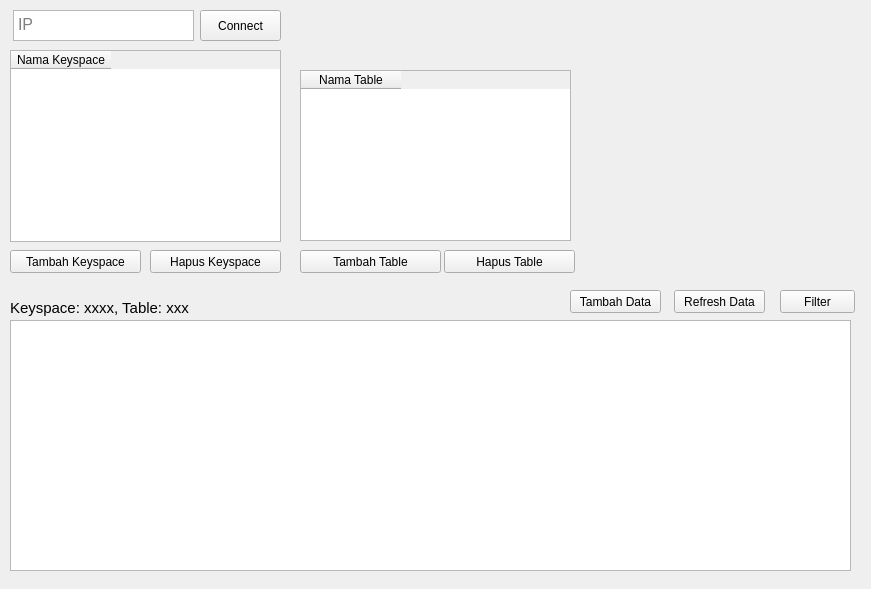
<?xml version="1.0" encoding="UTF-8"?>
<ui version="4.0">
 <class>Form</class>
 <widget class="QWidget" name="Form">
  <property name="geometry">
   <rect>
    <x>0</x>
    <y>0</y>
    <width>871</width>
    <height>589</height>
   </rect>
  </property>
  <property name="windowTitle">
   <string>Form</string>
  </property>
  <widget class="QPushButton" name="connect_button">
   <property name="geometry">
    <rect>
     <x>200</x>
     <y>10</y>
     <width>81</width>
     <height>31</height>
    </rect>
   </property>
   <property name="cursor">
    <cursorShape>PointingHandCursor</cursorShape>
   </property>
   <property name="text">
    <string>Connect</string>
   </property>
  </widget>
  <widget class="QLabel" name="connect_result">
   <property name="geometry">
    <rect>
     <x>300</x>
     <y>10</y>
     <width>241</width>
     <height>31</height>
    </rect>
   </property>
   <property name="font">
    <font>
     <pointsize>11</pointsize>
    </font>
   </property>
   <property name="text">
    <string/>
   </property>
  </widget>
  <widget class="QPlainTextEdit" name="public_ip">
   <property name="geometry">
    <rect>
     <x>13</x>
     <y>10</y>
     <width>181</width>
     <height>31</height>
    </rect>
   </property>
   <property name="font">
    <font>
     <pointsize>12</pointsize>
    </font>
   </property>
   <property name="placeholderText">
    <string>IP</string>
   </property>
  </widget>
  <widget class="QTableWidget" name="table_keyspace">
   <property name="geometry">
    <rect>
     <x>10</x>
     <y>50</y>
     <width>271</width>
     <height>192</height>
    </rect>
   </property>
   <property name="sortingEnabled">
    <bool>false</bool>
   </property>
   <attribute name="horizontalHeaderCascadingSectionResizes">
    <bool>false</bool>
   </attribute>
   <attribute name="verticalHeaderCascadingSectionResizes">
    <bool>false</bool>
   </attribute>
   <column>
    <property name="text">
     <string>Nama Keyspace</string>
    </property>
   </column>
  </widget>
  <widget class="QTableWidget" name="table_table">
   <property name="geometry">
    <rect>
     <x>300</x>
     <y>70</y>
     <width>271</width>
     <height>171</height>
    </rect>
   </property>
   <property name="sizePolicy">
    <sizepolicy hsizetype="Expanding" vsizetype="Expanding">
     <horstretch>0</horstretch>
     <verstretch>0</verstretch>
    </sizepolicy>
   </property>
   <column>
    <property name="text">
     <string>Nama Table</string>
    </property>
   </column>
  </widget>
  <widget class="QLabel" name="keyspace_table_name">
   <property name="geometry">
    <rect>
     <x>300</x>
     <y>50</y>
     <width>271</width>
     <height>16</height>
    </rect>
   </property>
   <property name="font">
    <font>
     <pointsize>11</pointsize>
    </font>
   </property>
   <property name="text">
    <string/>
   </property>
  </widget>
  <widget class="QPushButton" name="tambah_keyspace_button">
   <property name="geometry">
    <rect>
     <x>10</x>
     <y>250</y>
     <width>131</width>
     <height>23</height>
    </rect>
   </property>
   <property name="text">
    <string>Tambah Keyspace</string>
   </property>
  </widget>
  <widget class="QPushButton" name="tambah_table_button">
   <property name="geometry">
    <rect>
     <x>300</x>
     <y>250</y>
     <width>141</width>
     <height>23</height>
    </rect>
   </property>
   <property name="text">
    <string>Tambah Table</string>
   </property>
  </widget>
  <widget class="QLabel" name="keyspace_and_table">
   <property name="geometry">
    <rect>
     <x>10</x>
     <y>300</y>
     <width>271</width>
     <height>16</height>
    </rect>
   </property>
   <property name="font">
    <font>
     <pointsize>11</pointsize>
    </font>
   </property>
   <property name="text">
    <string>Keyspace: xxxx, Table: xxx</string>
   </property>
  </widget>
  <widget class="QTableWidget" name="table_data">
   <property name="geometry">
    <rect>
     <x>10</x>
     <y>320</y>
     <width>841</width>
     <height>251</height>
    </rect>
   </property>
  </widget>
  <widget class="QPushButton" name="filter_table_data">
   <property name="geometry">
    <rect>
     <x>780</x>
     <y>290</y>
     <width>75</width>
     <height>23</height>
    </rect>
   </property>
   <property name="text">
    <string>Filter</string>
   </property>
  </widget>
  <widget class="QPushButton" name="refresh_table_data">
   <property name="geometry">
    <rect>
     <x>674</x>
     <y>290</y>
     <width>91</width>
     <height>23</height>
    </rect>
   </property>
   <property name="text">
    <string>Refresh Data</string>
   </property>
  </widget>
  <widget class="QPushButton" name="hapus_keyspace_btn">
   <property name="geometry">
    <rect>
     <x>150</x>
     <y>250</y>
     <width>131</width>
     <height>23</height>
    </rect>
   </property>
   <property name="text">
    <string>Hapus Keyspace</string>
   </property>
  </widget>
  <widget class="QPushButton" name="hapus_table_btn">
   <property name="geometry">
    <rect>
     <x>444</x>
     <y>250</y>
     <width>131</width>
     <height>23</height>
    </rect>
   </property>
   <property name="text">
    <string>Hapus Table</string>
   </property>
  </widget>
  <widget class="QPushButton" name="tambah_table_data">
   <property name="geometry">
    <rect>
     <x>570</x>
     <y>290</y>
     <width>91</width>
     <height>23</height>
    </rect>
   </property>
   <property name="text">
    <string>Tambah Data</string>
   </property>
  </widget>
 </widget>
 <resources/>
 <connections/>
</ui>
